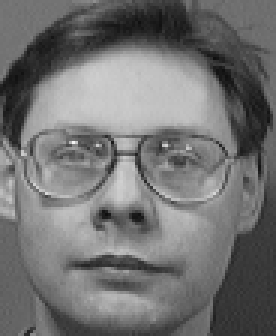
%> input picture Assignments/ProgAssignment1/Question3/s4_1.pgm, 92 x 112 px (shown 3 times larger)
$ octave assignment2_3.m   (GNU Octave 9; MATLAB toolbox functions it lacks are replaced by stand-ins)
%> lines starting %> are read from the running program, lines starting %| are printed output that depends on the picture
clc;
clear all;
close all;
%%
%For Input Image1 The following code is written %

input1=imread('s4_1.pgm');
%> input1 is the input picture: size 112x92 uint8; min 15, max 244, mean 114.4
input2=imread('s10_1-1.pgm');
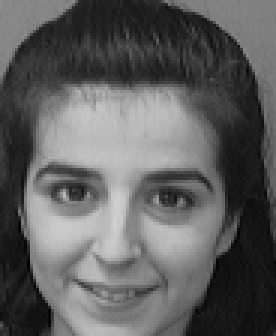
%> input picture Assignments/ProgAssignment1/Question3/s10_1-1.pgm, 92 x 112 px (shown 3 times larger)
%> input2 is the input picture: size 112x92 uint8; min 1, max 207, mean 95.1
fou1=fft2(input1);
magnitude1=abs(fou1);
sft1=log(1+fftshift(fou1));
phase1=angle(fou1);

r1=ifftshift(ifft2(magnitude1));
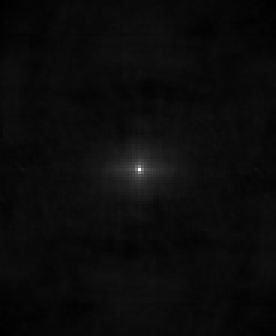
%> r1: size 112x92 double (shown 3 times larger); min 38.4, max 1709.2, mean 114.4; drawn with min black and max white
r2=ifft2(exp(1i*phase1));
figure,subplot(2,4,1);imshow(input1);title('Input Image 1');
subplot(2,4,2);imshow(sft1,[]);title('Fourier Transform');
subplot(2,4,3);imshow(uint8(r1));title('Magnitude Only');
subplot(2,4,4);imshow(r2,[]);title('Phase Only');

%%
%For Input Image2 The above code wriiten again %
fou2=fft2(input2);
magnitude2=abs(fou2);
sft2=log(1+fftshift(fou2));
phase2=angle(fou2);
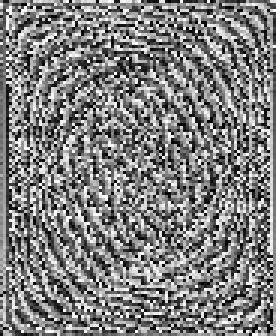
%> phase2: size 112x92 double (shown 3 times larger); min -3.14, max 3.14, mean 0.00061; drawn with min black and max white

r3=ifftshift(ifft2(magnitude2));
r4=ifft2(exp(1i*phase2));
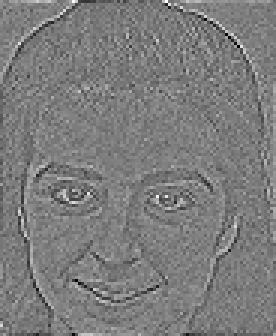
%> r4: size 112x92 double (shown 3 times larger); min -0.0618, max 0.0648, mean 9.7e-05; drawn with min black and max white
subplot(2,4,5);imshow(input2);title('Input Image 2');
subplot(2,4,6);imshow(sft2,[]);title('Fourier Transform');
subplot(2,4,7);imshow(uint8(r3));title('Magnitude Only');
%> after `imshow(uint8(r3))`:
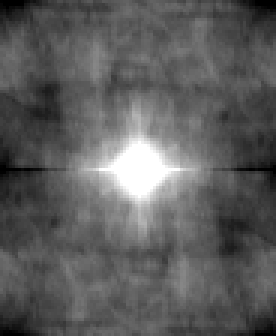
%> displayed picture: size 112x92, on the screen's scale of 0 to 255 (shown 3 times larger); min 0, max 255, mean 92.6
subplot(2,4,8);imshow(r4,[]);title('Phase Only');

%%
%Code for computing the composites%
figure;subplot(2,2,1);imshow(input1);title('Input Image 1');
xx1 = magnitude1.*exp(1i*phase2);
input3 = ifft2(xx1);
input3=abs(input3);
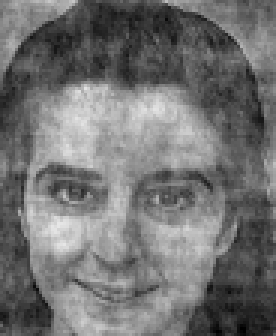
%> input3: size 112x92 double (shown 3 times larger); min 0.293, max 230.6, mean 114.4
subplot(2,2,2);imagesc(input3);colormap(gray);title('Composite of MagintudeA & PhaseB');
subplot(2,2,3);imshow(input2);title('Input Image 2');
xx2 = magnitude2.*exp(1i*phase1);
input4 = ifft2(xx2);
input4=abs(input4);
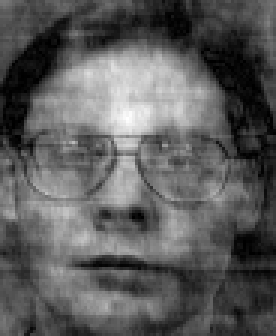
%> input4: size 112x92 double (shown 3 times larger); min 0.00227, max 268.1, mean 96.7; drawn with min black and max white
subplot(2,2,4);imagesc(input4);colormap(gray);title('Composite of MagnitudeB & PhaseA');


%%
